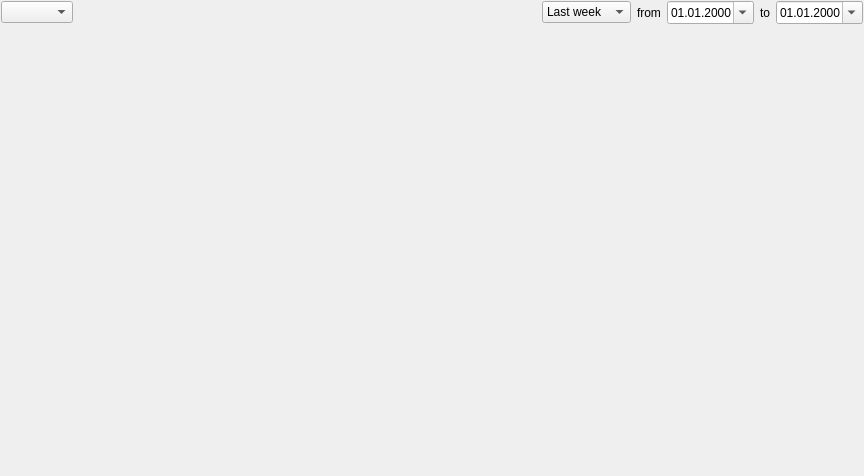
<?xml version="1.0" encoding="UTF-8"?>
<ui version="4.0">
 <class>GraphsTab</class>
 <widget class="QWidget" name="GraphsTab">
  <property name="geometry">
   <rect>
    <x>0</x>
    <y>0</y>
    <width>864</width>
    <height>476</height>
   </rect>
  </property>
  <property name="windowTitle">
   <string/>
  </property>
  <layout class="QVBoxLayout" name="verticalLayout">
   <property name="margin">
    <number>1</number>
   </property>
   <item>
    <layout class="QHBoxLayout" name="horizontalLayout">
     <item>
      <widget class="QComboBox" name="GraphType_"/>
     </item>
     <item>
      <spacer name="horizontalSpacer">
       <property name="orientation">
        <enum>Qt::Horizontal</enum>
       </property>
       <property name="sizeHint" stdset="0">
        <size>
         <width>40</width>
         <height>20</height>
        </size>
       </property>
      </spacer>
     </item>
     <item>
      <widget class="QComboBox" name="PredefinedDate_">
       <item>
        <property name="text">
         <string>Last week</string>
        </property>
       </item>
       <item>
        <property name="text">
         <string>Last month</string>
        </property>
       </item>
       <item>
        <property name="text">
         <string>All time</string>
        </property>
       </item>
      </widget>
     </item>
     <item>
      <widget class="QLabel" name="label">
       <property name="text">
        <string>from</string>
       </property>
      </widget>
     </item>
     <item>
      <widget class="QDateEdit" name="From_">
       <property name="displayFormat">
        <string>dd.MM.yyyy</string>
       </property>
       <property name="calendarPopup">
        <bool>true</bool>
       </property>
      </widget>
     </item>
     <item>
      <widget class="QLabel" name="label_2">
       <property name="text">
        <string>to</string>
       </property>
      </widget>
     </item>
     <item>
      <widget class="QDateEdit" name="To_">
       <property name="displayFormat">
        <string>dd.MM.yyyy</string>
       </property>
       <property name="calendarPopup">
        <bool>true</bool>
       </property>
      </widget>
     </item>
    </layout>
   </item>
   <item>
    <widget class="QwtPlot" name="Plot_"/>
   </item>
  </layout>
 </widget>
 <customwidgets>
  <customwidget>
   <class>QwtPlot</class>
   <extends>QFrame</extends>
   <header>qwt_plot.h</header>
  </customwidget>
 </customwidgets>
 <resources/>
 <connections/>
</ui>
